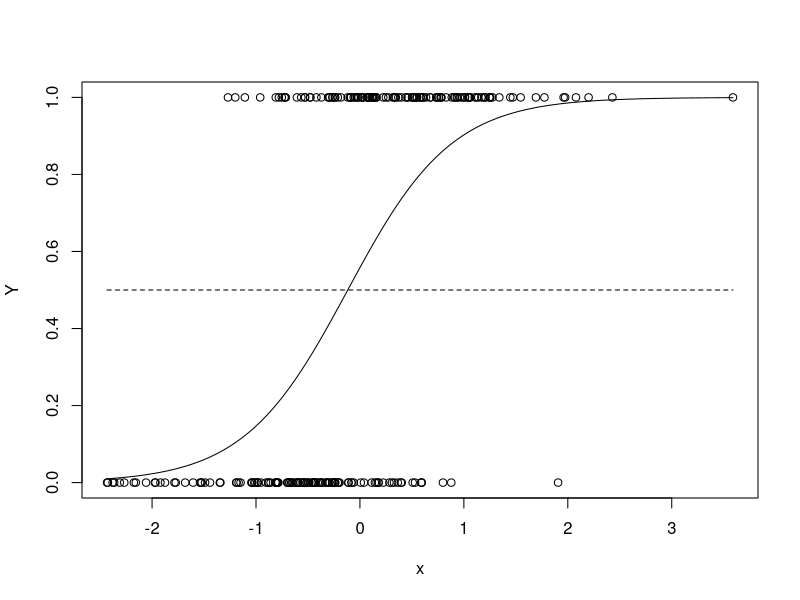

This figure's R source: (Note: this script raises an error after producing the figure.)
#univariate logistic regression - simulated example
#change coefficients to understand logistic function
n = 250
p = 1
x = matrix(rnorm(n * p), n, p)
beta0 = 0
beta = 1
eps = matrix(rnorm(n), n, 1)
probs = exp(beta0 + x * beta + eps) / (1 + exp(beta0 + x * beta + eps))
Y = as.numeric(probs > .5)

#fit logistic model
fit = glm(Y ~ x, family = "binomial")
summary(fit)
plot(x, Y)
xs = seq(min(x), max(x), l = 1000)
pihat = exp(fit$coefficients[1] + xs * fit$coefficients[2]) / (1 + exp(fit$coefficients[1] + xs * fit$coefficients[2]))
lines(xs, pihat)
lines(c(min(x), max(x)), c(.5, .5), lty = 2)

train = read.csv("train.csv", header = FALSE)
train = train[, 1: 41]
Y = train[, 1]
n = length(Y)
X = as.matrix(log(1 + train[, 2: 41]))
X = scale(X) / sqrt(n - 1)
dat = data.frame(Y, X)
sdat = data.frame(Y, dat$V2, dat$V3, dat$V4, dat$V5, dat$V6, dat$V7, dat$V8, dat$V9, dat$V10)

fits = glm(Y~., data = sdat, family = "binomial", maxit = 50)
summary(fits)

fit = glm(Y~dat.V2, data = sdat, family = "binomial")
summary(fit)
plot(sdat$dat.V2, sdat$Y)
pihat = exp(fit$coefficients[1] + xs * fit$coefficients[2]) / (1 + exp(fit$coefficients[1] + xs * fit$coefficients[2]))
lines(xs, pihat)
lines(c(min(xs), max(xs)), c(.5, .5), lty = 2)

fit = glm(Y~dat.V10, data = sdat, family = "binomial")
summary(fit)
plot(sdat$dat.V10, sdat$Y)
pihat = exp(fit$coefficients[1] + xs * fit$coefficients[2]) / (1 + exp(fit$coefficients[1] + xs * fit$coefficients[2]))
lines(xs, pihat)
lines(c(min(xs), max(xs)), c(.5, .5), lty = 2)
